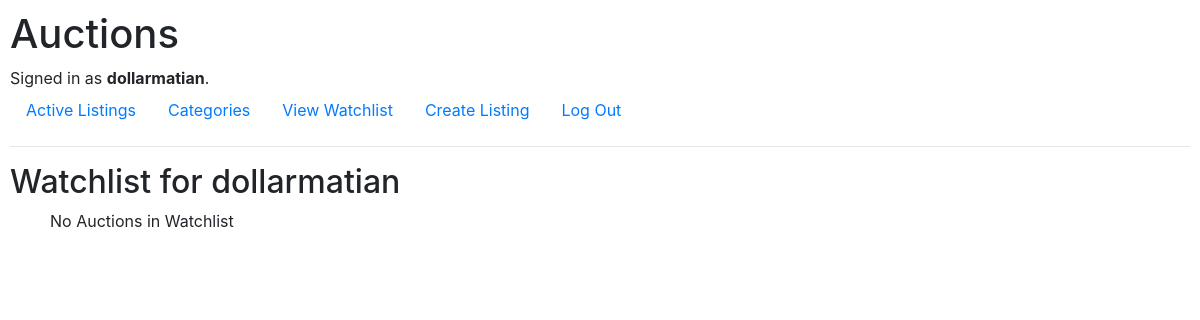
The page /watchlist (signed in) on the database as committed earlier.
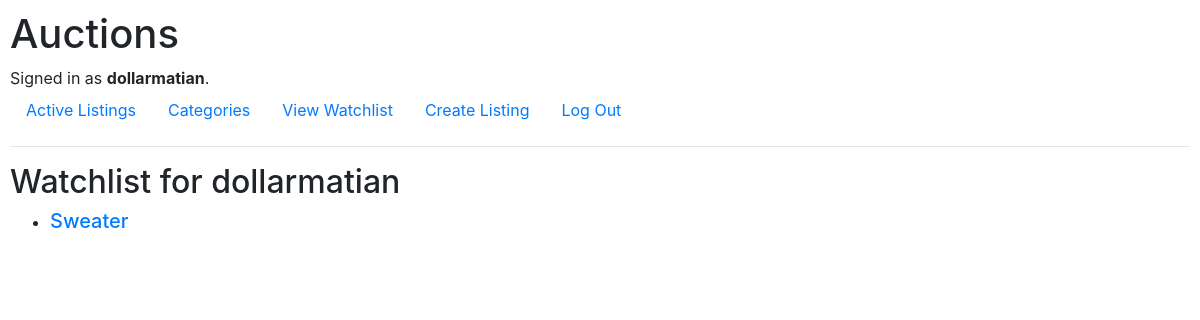
The same page on the database as committed later.
### auctions/models.py (models this page shows, shortened)
class Listing(models.Model):
    title = models.CharField(max_length=120, default='')
    starting_bid = models.DecimalField(max_digits=6, decimal_places=2, default=0)
    current_bid = models.DecimalField(max_digits=6, decimal_places=2, default=0)
    creator = models.CharField(max_length=64, default='')
    high_bidder = models.ForeignKey(User, on_delete=models.CASCADE, related_name="items_winning", default='', null=True)
    image_url = models.URLField(blank=True, default='')
    is_active = models.IntegerField(default=1,)
    description = models.CharField(max_length=360, default='')
    category = models.CharField(max_length=16, default='Unsorted')

### auctions/views.py (the view)
# urls.py: path("watchlist", views.watchlist, name= "watchlist"),
def watchlist(request):
    user =  request.user
    userData = User.objects.get(username=user)
    print(userData)
    watchlist = userData.listings.all()
    return render(request, "auctions/watchlist.html", {
        "user": user,
        "watchlist": watchlist
    })

### auctions/templates/auctions/watchlist.html
{% extends "auctions/layout.html" %}
{% block body %}
    <h2>Watchlist for {{ user }}</h2>
<ul>
    {% for listing in watchlist %}
    <li>
        <a href="{% url 'listing' listing.title %}"><h5>{{ listing.title }}
        </a>
    </li>
   {% empty %}
   No Auctions in Watchlist
    {% endfor %}
</ul>
{% endblock %}

Rows that differ between the two databases and show on the page:
added Listing: title "Sweater"
Other text that changed with them:
text no longer shown: "No Auctions in Watchlist"
